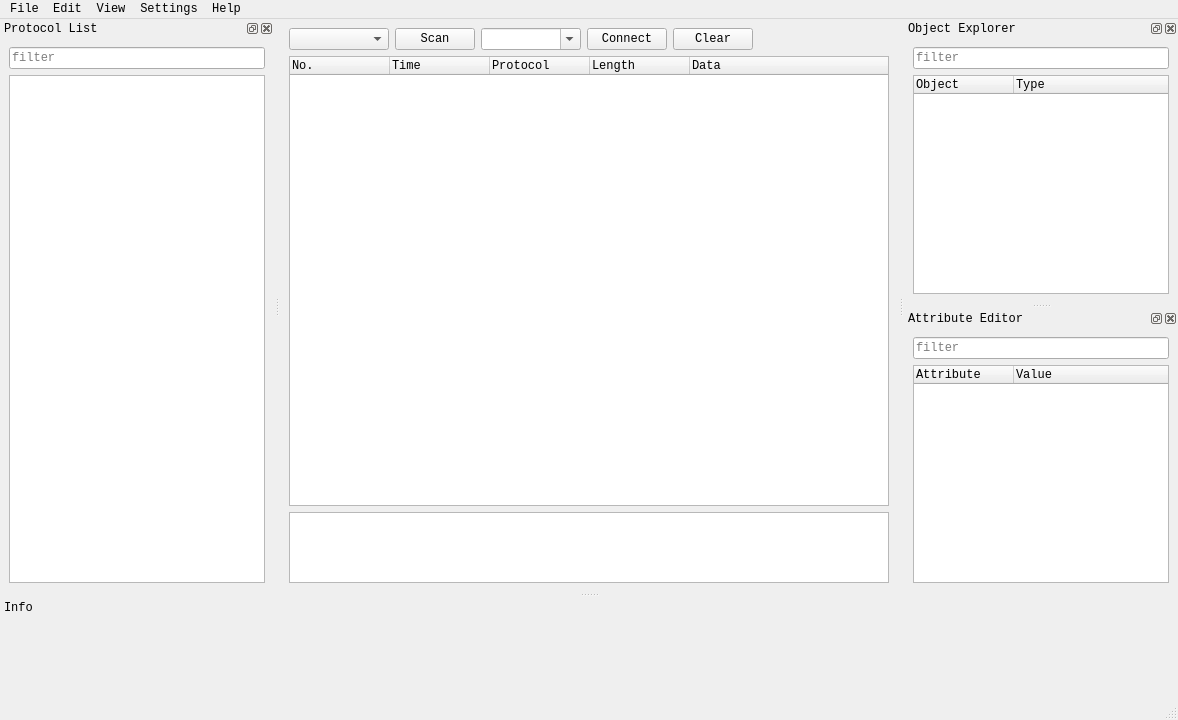
<?xml version="1.0" encoding="UTF-8"?>
<ui version="4.0">
 <class>Launcher</class>
 <widget class="QMainWindow" name="Launcher">
  <property name="geometry">
   <rect>
    <x>0</x>
    <y>0</y>
    <width>1174</width>
    <height>720</height>
   </rect>
  </property>
  <property name="sizePolicy">
   <sizepolicy hsizetype="Preferred" vsizetype="Preferred">
    <horstretch>0</horstretch>
    <verstretch>0</verstretch>
   </sizepolicy>
  </property>
  <property name="font">
   <font>
    <family>Consolas</family>
   </font>
  </property>
  <property name="windowTitle">
   <string>Protocol Analyzer</string>
  </property>
  <widget class="QWidget" name="centralwidget">
   <property name="sizePolicy">
    <sizepolicy hsizetype="Preferred" vsizetype="Preferred">
     <horstretch>0</horstretch>
     <verstretch>0</verstretch>
    </sizepolicy>
   </property>
   <layout class="QVBoxLayout" name="verticalLayout_4">
    <item>
     <layout class="QHBoxLayout" name="horizontalLayout">
      <item>
       <widget class="QComboBox" name="cb_port">
        <property name="sizePolicy">
         <sizepolicy hsizetype="Minimum" vsizetype="Fixed">
          <horstretch>0</horstretch>
          <verstretch>0</verstretch>
         </sizepolicy>
        </property>
        <property name="minimumSize">
         <size>
          <width>100</width>
          <height>0</height>
         </size>
        </property>
       </widget>
      </item>
      <item>
       <widget class="QPushButton" name="pb_scan">
        <property name="sizePolicy">
         <sizepolicy hsizetype="Maximum" vsizetype="Fixed">
          <horstretch>0</horstretch>
          <verstretch>0</verstretch>
         </sizepolicy>
        </property>
        <property name="text">
         <string>Scan</string>
        </property>
       </widget>
      </item>
      <item>
       <widget class="QComboBox" name="cb_baud">
        <property name="sizePolicy">
         <sizepolicy hsizetype="Minimum" vsizetype="Fixed">
          <horstretch>0</horstretch>
          <verstretch>0</verstretch>
         </sizepolicy>
        </property>
        <property name="minimumSize">
         <size>
          <width>100</width>
          <height>0</height>
         </size>
        </property>
        <property name="editable">
         <bool>true</bool>
        </property>
       </widget>
      </item>
      <item>
       <widget class="QPushButton" name="pb_connect">
        <property name="sizePolicy">
         <sizepolicy hsizetype="Maximum" vsizetype="Fixed">
          <horstretch>0</horstretch>
          <verstretch>0</verstretch>
         </sizepolicy>
        </property>
        <property name="text">
         <string>Connect</string>
        </property>
       </widget>
      </item>
      <item>
       <widget class="QPushButton" name="pb_clear">
        <property name="text">
         <string>Clear</string>
        </property>
       </widget>
      </item>
      <item>
       <spacer name="horizontalSpacer">
        <property name="orientation">
         <enum>Qt::Horizontal</enum>
        </property>
        <property name="sizeHint" stdset="0">
         <size>
          <width>40</width>
          <height>20</height>
         </size>
        </property>
       </spacer>
      </item>
     </layout>
    </item>
    <item>
     <widget class="QTreeWidget" name="tw_packet_log">
      <property name="sizePolicy">
       <sizepolicy hsizetype="Minimum" vsizetype="MinimumExpanding">
        <horstretch>0</horstretch>
        <verstretch>0</verstretch>
       </sizepolicy>
      </property>
      <property name="minimumSize">
       <size>
        <width>600</width>
        <height>450</height>
       </size>
      </property>
      <property name="horizontalScrollBarPolicy">
       <enum>Qt::ScrollBarAlwaysOff</enum>
      </property>
      <property name="sizeAdjustPolicy">
       <enum>QAbstractScrollArea::AdjustToContents</enum>
      </property>
      <property name="rootIsDecorated">
       <bool>true</bool>
      </property>
      <property name="itemsExpandable">
       <bool>true</bool>
      </property>
      <attribute name="headerVisible">
       <bool>true</bool>
      </attribute>
      <attribute name="headerCascadingSectionResizes">
       <bool>false</bool>
      </attribute>
      <attribute name="headerShowSortIndicator" stdset="0">
       <bool>false</bool>
      </attribute>
      <attribute name="headerStretchLastSection">
       <bool>true</bool>
      </attribute>
      <column>
       <property name="text">
        <string>No.</string>
       </property>
      </column>
      <column>
       <property name="text">
        <string>Time</string>
       </property>
      </column>
      <column>
       <property name="text">
        <string>Protocol</string>
       </property>
      </column>
      <column>
       <property name="text">
        <string>Length</string>
       </property>
      </column>
      <column>
       <property name="text">
        <string>Data</string>
       </property>
      </column>
     </widget>
    </item>
    <item>
     <widget class="QPlainTextEdit" name="pte_raw">
      <property name="sizePolicy">
       <sizepolicy hsizetype="Minimum" vsizetype="Maximum">
        <horstretch>0</horstretch>
        <verstretch>0</verstretch>
       </sizepolicy>
      </property>
      <property name="horizontalScrollBarPolicy">
       <enum>Qt::ScrollBarAlwaysOff</enum>
      </property>
      <property name="documentTitle">
       <string/>
      </property>
      <property name="readOnly">
       <bool>true</bool>
      </property>
     </widget>
    </item>
   </layout>
  </widget>
  <widget class="QMenuBar" name="menubar">
   <property name="geometry">
    <rect>
     <x>0</x>
     <y>0</y>
     <width>1174</width>
     <height>21</height>
    </rect>
   </property>
   <property name="defaultUp">
    <bool>false</bool>
   </property>
   <widget class="QMenu" name="menu_settings">
    <property name="title">
     <string>Settings</string>
    </property>
   </widget>
   <widget class="QMenu" name="menu_view">
    <property name="title">
     <string>View</string>
    </property>
   </widget>
   <widget class="QMenu" name="menu_file">
    <property name="tearOffEnabled">
     <bool>false</bool>
    </property>
    <property name="title">
     <string>File</string>
    </property>
    <addaction name="action_new"/>
    <addaction name="action_open"/>
    <addaction name="action_recent"/>
    <addaction name="separator"/>
    <addaction name="action_save"/>
    <addaction name="action_save_as"/>
    <addaction name="separator"/>
    <addaction name="action_exit"/>
   </widget>
   <widget class="QMenu" name="menu_edit">
    <property name="title">
     <string>Edit</string>
    </property>
   </widget>
   <widget class="QMenu" name="menu_help">
    <property name="title">
     <string>Help</string>
    </property>
   </widget>
   <addaction name="menu_file"/>
   <addaction name="menu_edit"/>
   <addaction name="menu_view"/>
   <addaction name="menu_settings"/>
   <addaction name="menu_help"/>
  </widget>
  <widget class="QStatusBar" name="statusbar"/>
  <widget class="QDockWidget" name="dw_protocol_list">
   <property name="floating">
    <bool>false</bool>
   </property>
   <property name="features">
    <set>QDockWidget::DockWidgetClosable|QDockWidget::DockWidgetFloatable|QDockWidget::DockWidgetMovable</set>
   </property>
   <property name="allowedAreas">
    <set>Qt::LeftDockWidgetArea</set>
   </property>
   <property name="windowTitle">
    <string>Protocol List</string>
   </property>
   <attribute name="dockWidgetArea">
    <number>1</number>
   </attribute>
   <widget class="QWidget" name="dockWidgetContents_2">
    <layout class="QVBoxLayout" name="verticalLayout">
     <item>
      <widget class="QLineEdit" name="le_filter_protocol_list">
       <property name="sizePolicy">
        <sizepolicy hsizetype="Expanding" vsizetype="Minimum">
         <horstretch>0</horstretch>
         <verstretch>0</verstretch>
        </sizepolicy>
       </property>
       <property name="inputMask">
        <string/>
       </property>
       <property name="text">
        <string/>
       </property>
       <property name="placeholderText">
        <string>filter</string>
       </property>
       <property name="clearButtonEnabled">
        <bool>true</bool>
       </property>
      </widget>
     </item>
     <item>
      <widget class="QListWidget" name="lw_protocol_list">
       <property name="sizePolicy">
        <sizepolicy hsizetype="Minimum" vsizetype="Expanding">
         <horstretch>0</horstretch>
         <verstretch>0</verstretch>
        </sizepolicy>
       </property>
      </widget>
     </item>
    </layout>
   </widget>
  </widget>
  <widget class="QDockWidget" name="dw_object_explorer">
   <property name="sizePolicy">
    <sizepolicy hsizetype="Minimum" vsizetype="Minimum">
     <horstretch>0</horstretch>
     <verstretch>0</verstretch>
    </sizepolicy>
   </property>
   <property name="features">
    <set>QDockWidget::DockWidgetClosable|QDockWidget::DockWidgetFloatable|QDockWidget::DockWidgetMovable</set>
   </property>
   <property name="allowedAreas">
    <set>Qt::RightDockWidgetArea</set>
   </property>
   <property name="windowTitle">
    <string>Object Explorer</string>
   </property>
   <attribute name="dockWidgetArea">
    <number>2</number>
   </attribute>
   <widget class="QWidget" name="dockWidgetContents_3">
    <layout class="QVBoxLayout" name="verticalLayout_2">
     <item>
      <widget class="QLineEdit" name="le_filter_object_explorer">
       <property name="placeholderText">
        <string>filter</string>
       </property>
       <property name="clearButtonEnabled">
        <bool>true</bool>
       </property>
      </widget>
     </item>
     <item>
      <widget class="QTreeWidget" name="tw_object_explorer">
       <column>
        <property name="text">
         <string>Object</string>
        </property>
       </column>
       <column>
        <property name="text">
         <string>Type</string>
        </property>
       </column>
      </widget>
     </item>
    </layout>
   </widget>
  </widget>
  <widget class="QDockWidget" name="dw_attribute_editor">
   <property name="sizePolicy">
    <sizepolicy hsizetype="Minimum" vsizetype="Minimum">
     <horstretch>0</horstretch>
     <verstretch>0</verstretch>
    </sizepolicy>
   </property>
   <property name="features">
    <set>QDockWidget::DockWidgetClosable|QDockWidget::DockWidgetFloatable|QDockWidget::DockWidgetMovable</set>
   </property>
   <property name="allowedAreas">
    <set>Qt::RightDockWidgetArea</set>
   </property>
   <property name="windowTitle">
    <string>Attribute Editor</string>
   </property>
   <attribute name="dockWidgetArea">
    <number>2</number>
   </attribute>
   <widget class="QWidget" name="dockWidgetContents_8">
    <layout class="QVBoxLayout" name="verticalLayout_3">
     <item>
      <widget class="QLineEdit" name="le_filter_attribute_editor">
       <property name="sizePolicy">
        <sizepolicy hsizetype="MinimumExpanding" vsizetype="Fixed">
         <horstretch>0</horstretch>
         <verstretch>0</verstretch>
        </sizepolicy>
       </property>
       <property name="placeholderText">
        <string>filter</string>
       </property>
       <property name="clearButtonEnabled">
        <bool>true</bool>
       </property>
      </widget>
     </item>
     <item>
      <widget class="QTreeWidget" name="tw_attribute_editor">
       <property name="sizePolicy">
        <sizepolicy hsizetype="Minimum" vsizetype="Expanding">
         <horstretch>0</horstretch>
         <verstretch>0</verstretch>
        </sizepolicy>
       </property>
       <property name="frameShape">
        <enum>QFrame::StyledPanel</enum>
       </property>
       <property name="frameShadow">
        <enum>QFrame::Sunken</enum>
       </property>
       <property name="horizontalScrollBarPolicy">
        <enum>Qt::ScrollBarAlwaysOff</enum>
       </property>
       <property name="sizeAdjustPolicy">
        <enum>QAbstractScrollArea::AdjustIgnored</enum>
       </property>
       <property name="showDropIndicator" stdset="0">
        <bool>true</bool>
       </property>
       <property name="rootIsDecorated">
        <bool>true</bool>
       </property>
       <property name="uniformRowHeights">
        <bool>false</bool>
       </property>
       <property name="animated">
        <bool>false</bool>
       </property>
       <property name="allColumnsShowFocus">
        <bool>false</bool>
       </property>
       <property name="wordWrap">
        <bool>false</bool>
       </property>
       <property name="headerHidden">
        <bool>false</bool>
       </property>
       <attribute name="headerVisible">
        <bool>true</bool>
       </attribute>
       <attribute name="headerCascadingSectionResizes">
        <bool>false</bool>
       </attribute>
       <attribute name="headerHighlightSections">
        <bool>false</bool>
       </attribute>
       <attribute name="headerShowSortIndicator" stdset="0">
        <bool>false</bool>
       </attribute>
       <attribute name="headerStretchLastSection">
        <bool>true</bool>
       </attribute>
       <column>
        <property name="text">
         <string>Attribute</string>
        </property>
       </column>
       <column>
        <property name="text">
         <string>Value</string>
        </property>
       </column>
      </widget>
     </item>
    </layout>
   </widget>
  </widget>
  <widget class="QDockWidget" name="dockWidget_2">
   <property name="sizePolicy">
    <sizepolicy hsizetype="Minimum" vsizetype="Minimum">
     <horstretch>0</horstretch>
     <verstretch>0</verstretch>
    </sizepolicy>
   </property>
   <property name="minimumSize">
    <size>
     <width>38</width>
     <height>100</height>
    </size>
   </property>
   <property name="features">
    <set>QDockWidget::NoDockWidgetFeatures</set>
   </property>
   <property name="allowedAreas">
    <set>Qt::BottomDockWidgetArea</set>
   </property>
   <property name="windowTitle">
    <string>Info</string>
   </property>
   <attribute name="dockWidgetArea">
    <number>8</number>
   </attribute>
   <widget class="QWidget" name="dockWidgetContents_4"/>
  </widget>
  <action name="action_new">
   <property name="text">
    <string>New</string>
   </property>
  </action>
  <action name="action_open">
   <property name="text">
    <string>Open</string>
   </property>
  </action>
  <action name="action_recent">
   <property name="text">
    <string>Recent</string>
   </property>
  </action>
  <action name="action_save">
   <property name="text">
    <string>Save</string>
   </property>
  </action>
  <action name="action_save_as">
   <property name="text">
    <string>Save As</string>
   </property>
  </action>
  <action name="action_exit">
   <property name="text">
    <string>Exit</string>
   </property>
  </action>
 </widget>
 <resources/>
 <connections/>
</ui>
